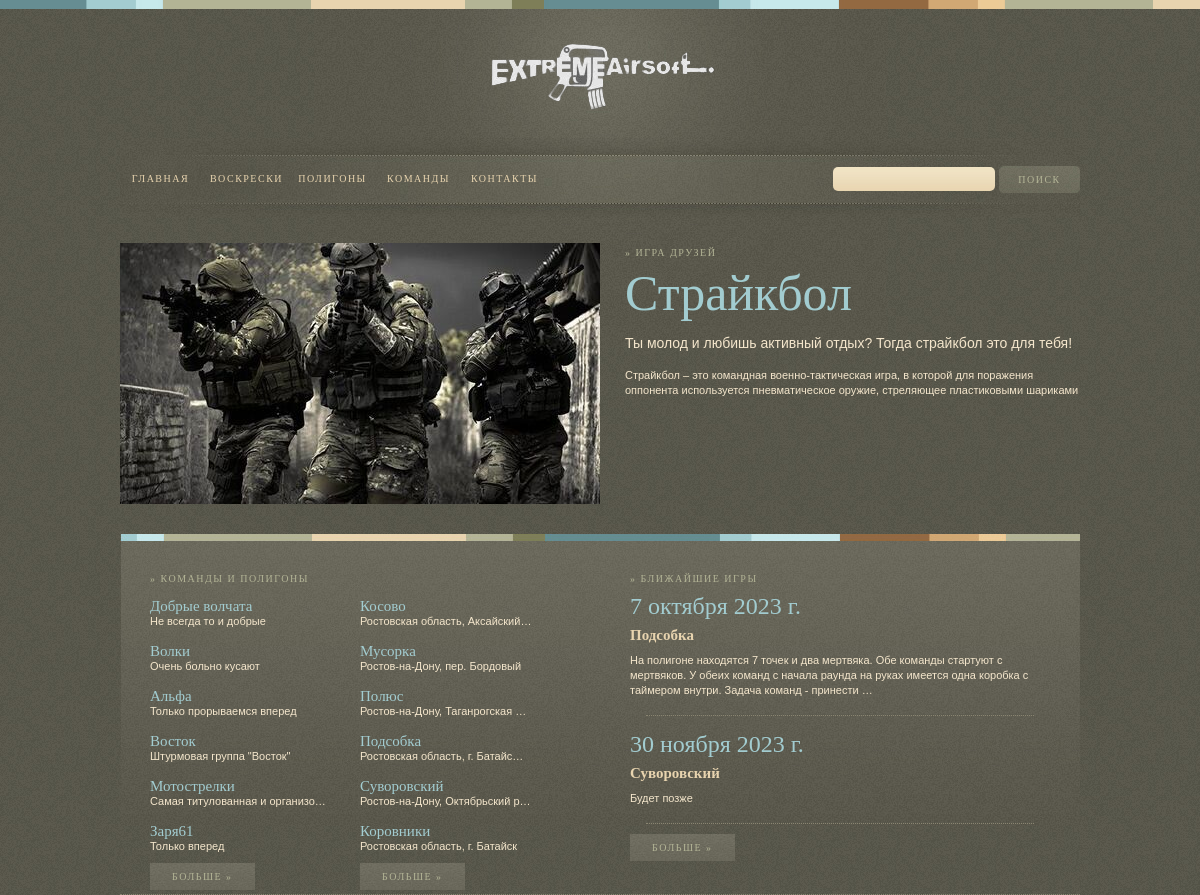
The app's page /, older data.
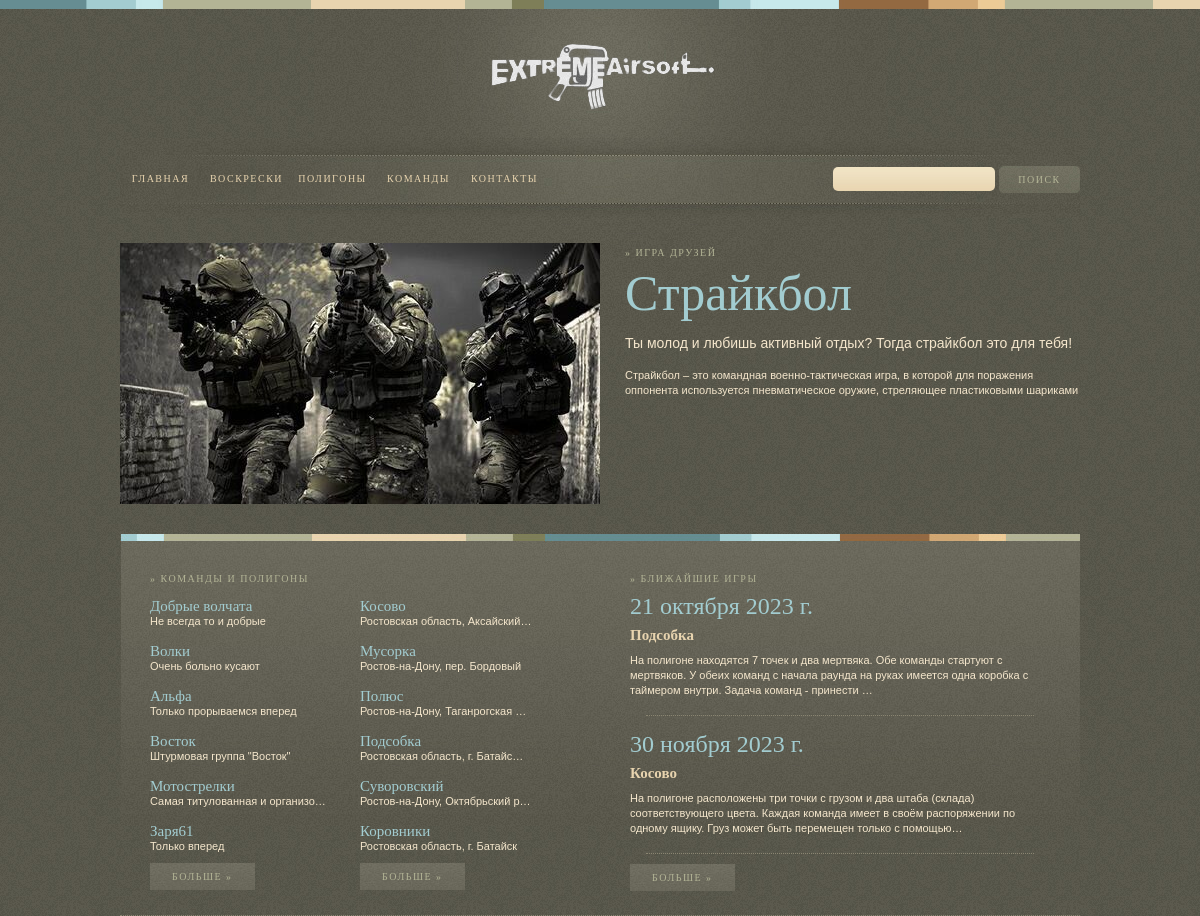
The same page, newer data.
### sunday_games/models.py (models this page shows, shortened)
class Game(models.Model):
    organizer_choose = [('STRIKE61', 'STRIKE61'),
                        ]
    date = models.DateField(verbose_name='date')
    polygon = models.ForeignKey(Polygons, on_delete=models.CASCADE, null=True, related_name='games_polygon')
    organizer = models.CharField(max_length=50, choices=organizer_choose, default='STRIKE61')
    start = models.TimeField(default='10:00')
    scenario = models.TextField(default='Сценарий будет позже', max_length=10000)
    foto_scenario = models.ImageField(upload_to='sunday_games_scenario', blank=True)
    contribution = models.IntegerField(default=200)
    is_future = models.BooleanField(default=True)
    slug = models.SlugField(default='', null=False)
    result = models.CharField(default='', max_length=5000, blank=True)
    result_foto = models.CharField(default='Фотографии будут позже', max_length=500, blank=True)
    def get_url(self):
        return reverse('detail_game', args=[self.slug])

### polygons/models.py (models this page shows, shortened)
class Polygons(models.Model, GeoItem):
    name = models.CharField(verbose_name='URL', max_length=50)
    address = models.CharField(max_length=100)
    descriptions = models.CharField(max_length=1000)
    image = models.ImageField(upload_to='polygons/', blank=True)
    url_yandex = models.CharField(default='', max_length=500)
    slug = models.SlugField(default='', null=False)
    lon = models.FloatField(default='39.715209')
    lat = models.FloatField(default='47.246355')
    def __str__(self):
        return f'{self.name}'
    def get_url(self):
        return reverse('polygon-detail', args=[self.slug])

### title_list/views.py (the view)
# urls.py: path('', main_page, name='title'),
def main_page(request):
    data = {'teams': Team.objects.order_by('?')[:6],
            'polygons': Polygons.objects.order_by('?')[:6],
            'games': Game.objects.filter(is_future=True).order_by('date')[:2],
            }
    return render(request, 'title_list/index.html', context=data)

### team_player/models.py (called while the page is built)
    def get_url(self):
        return reverse('info_team', args=[self.slug])

### title_list/templates/title_list/index.html (shortened to what this page needs)
{% extends 'base.html' %}
{% load static%}
{% block content %}
<div id="primary">
    <div class="scroller">
        <ul id="fade">
            <li><img src="{% static 'images/slider-2.jpg' %}" alt="Second Scroller Image" /></li>
        </ul>
    </div>
    <div class="feature-content">
        <h3>&#187; Игра друзей</h3>
        <h1><a href=" {% url 'contacts' %}">Страйкбол</a></h1>
        <p style="color: #f4e6cc; font-size: 14px; font-family: arial, verdana, sans-serif; margin: 15px 0 15px 0; line-height: 20px;">
            Ты молод и любишь активный отдых? Тогда страйкбол это для тебя!
        </p>
        <p style="color: #f4e6cc; font-size: 11px; font-family: arial, verdana, sans-serif; margin: 5px 0 15px 0; line-height: 15px;">
            Страйкбол – это командная военно-тактическая игра, в которой для поражения оппонента используется пневматическое оружие, стреляющее пластиковыми шариками
        </p>
    </div>
</div>
<div id="bottom-container">
    <div id="secondary">
        <div class="inside">
            <h3>&#187; Команды и полигоны</h3>
            <div class="column">
                {% for team in teams %}
                <div class="item"><h4><a href="{{ team.get_url }}">{{ team.name }}</a></h4><p>{{ team.descriptions|truncatechars:30 }}</p></div>
                {% endfor %}
                <p><a class="view-more" href="{% url 'team' %}">Больше &#187;</a>
            </div>
            <div class="column">
                {% for polygon in polygons %}
                <div class="item"><h4><a href="{{ polygon.get_url }}">{{ polygon.name }}</a></h4><p>{{ polygon.address|truncatechars:30 }}</p></div>
                {% endfor %}
                <p><a class="view-more" href="{% url 'polygons' %}">Больше &#187;</a></p>
            </div>
        </div>
    </div>
    <div id="tertiary">
        <div class="inside">
            <h3>&#187; Ближайшие игры</h3>
            {% for game in games %}
                <h2><a href="{{ game.get_url }}">{{ game.date }} </a></h2>
                <h4 class="text"><a>{{ game.polygon }}</a></h4>
                <p>{{ game.scenario|truncatechars:190 }}</p>
                <hr style="margin:16px" />
            {% endfor %}
            <p><a class="view-more" href="{% url 'sunday_games' %}">Больше &#187;</a></p>
        </div>
    </div>
</div>
{% endblock %}

Row changes from the older to the newer data that the page shows:
changed Game "Подсобка": date "7 октября 2023 г." → "21 октября 2023 г."
changed Game: polygon "Суворовский" → "Косово"; scenario "Будет позже" → "На полигоне расположены три точки с грузом и два штаба (склада) соответствующего цвета. Каждая команда имеет в своём распоряжении по одному ящику. Груз может быть перемещен только с помощью…"
